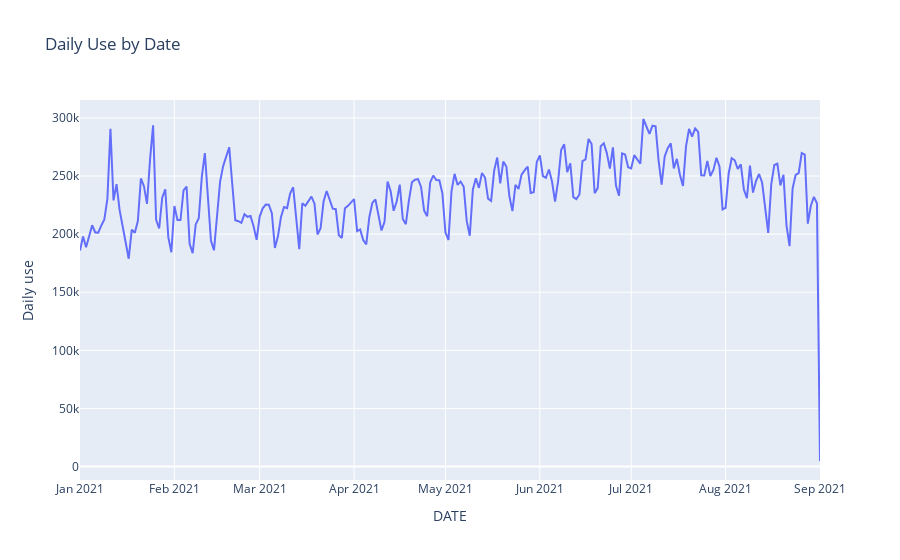

Notebook source saved alongside this figure:
### Code cell
import plotly.express as px




fig = px.line(price_demand_7, x='DATE', y='Daily use',title='Daily Use by Date')


fig.show()

### Figure 1 — Plotly figure (JSON) as saved in the notebook; plotly's stock layout.template omitted (floating-point values rounded to 4 significant figures; data arrays with more than 128 entries replaced by an {"elided": "..."} marker saying what was removed)
{"data": [{"hovertemplate": "DATE=%{x}<br>Daily use=%{y}<extra></extra>", "legendgroup": "", "line": {"color": "#636efa", "dash": "solid"}, "marker": {"symbol": "circle"}, "mode": "lines", "name": "", "orientation": "v", "showlegend": false, "type": "scatter", "x": {"elided": "244 str values"}, "xaxis": "x", "y": {"elided": "244 float values"}, "yaxis": "y"}], "layout": {"autosize": true, "legend": {"tracegroupgap": 0}, "title": {"text": "Daily Use by Date"}, "xaxis": {"anchor": "y", "autorange": true, "domain": [0, 1], "range": ["2021-01-01", "2021-09-01"], "title": {"text": "DATE"}, "type": "date"}, "yaxis": {"anchor": "x", "autorange": true, "domain": [0, 1], "range": [-11540.0, 315500.0], "title": {"text": "Daily use"}, "type": "linear"}}}
